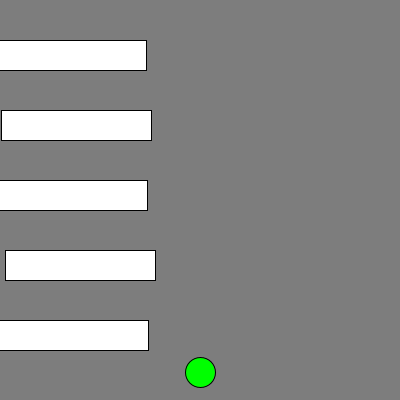
Frame 1 (no input)
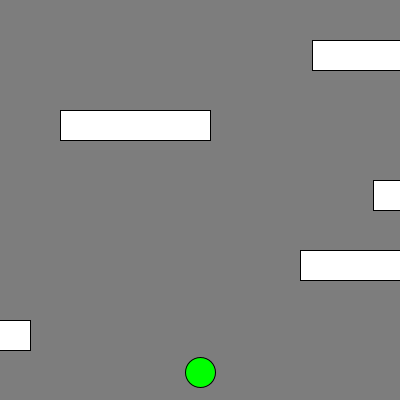
Frame 60 (the mouse pressed at the canvas centre just before this capture)
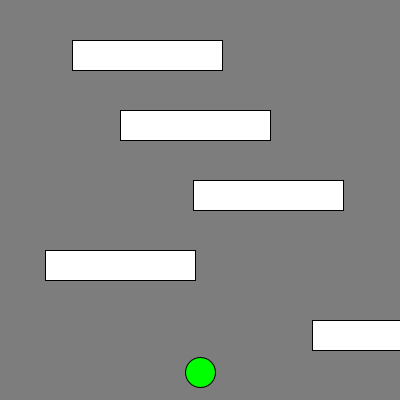
Frame 120 (the mouse held since frame 60 and released just before this capture)

The Processing sketch that drew these frames (run headless with seeded random() and noise(); from frame 60 on, the mouse is pressed at the canvas centre):

// Processing sketch: Frogger
// ── Frogger.pde
int frogX = 200;
float frogY = 372.5;
int frogMove = 35;
int frogSize = 30;
int carSpace = 70;
Car[] cars = new Car[5];
void setup () {
  size(400, 400);
  int startCar = 40;
  cars[0] = new Car(0, startCar, 150, 4);
  startCar += carSpace;
  cars[1] = new Car(0, startCar, 150, 1);
  startCar += carSpace;
  cars[2] = new Car(0, startCar, 150, 3);
  startCar += carSpace;
  cars[3] = new Car(0, startCar, 150, 5);
  startCar += carSpace;
  cars[4] = new Car(00, startCar, 150, 2);
}

void draw() {
  background(125);
  int i = 0;
  for (Car c : cars) {
    if (i%2 == 0) {
      c.moveLeft();
    } else {
      c.moveRight();
    }
    i++;
    c.display();
  }
  checkBounds();
  fill(0, 255, 0);
  ellipse(frogX, frogY, frogSize, frogSize);
}
void keyPressed() {
  if (key == CODED) {
    if (keyCode == UP) {
      frogY-=frogMove;
    } else if (keyCode == DOWN) {
      frogY+=frogMove;
    } else if (keyCode == RIGHT) {
      frogX+=frogMove;
    } else if (keyCode == LEFT) {
      frogX-=frogMove;
    }
  }
}

void checkBounds() {
  if (frogY > height-frogSize/2) {
    frogY = height-frogSize/2;
  }
  if (frogY < frogSize/2) {
    frogY = frogSize/2;
  }  
  if (frogX > width-frogSize/2) {
    frogX = width-frogSize/2;
  }  
  if (frogX < frogSize/2) {
    frogX = frogSize/2;
  }
}

class Car {
  int carX;
  int carY;
  int carSize;
  int carSpeed;

  Car(int x, int y, int size, int speed) {
    carX = x;
    carY = y;
    carSize = size;
    carSpeed = speed;
  }
  void display() {
    fill(255);
    rect(carX, carY, carSize, 30);
  }

  void moveLeft() {
    carX-=carSpeed;
    if (carX + carSize < 0) {
      carX = width;
    }
  }
  void moveRight() {
    carX+=carSpeed;
    if (carX > width) {
      carX = - carSize;
    }
  }
}
